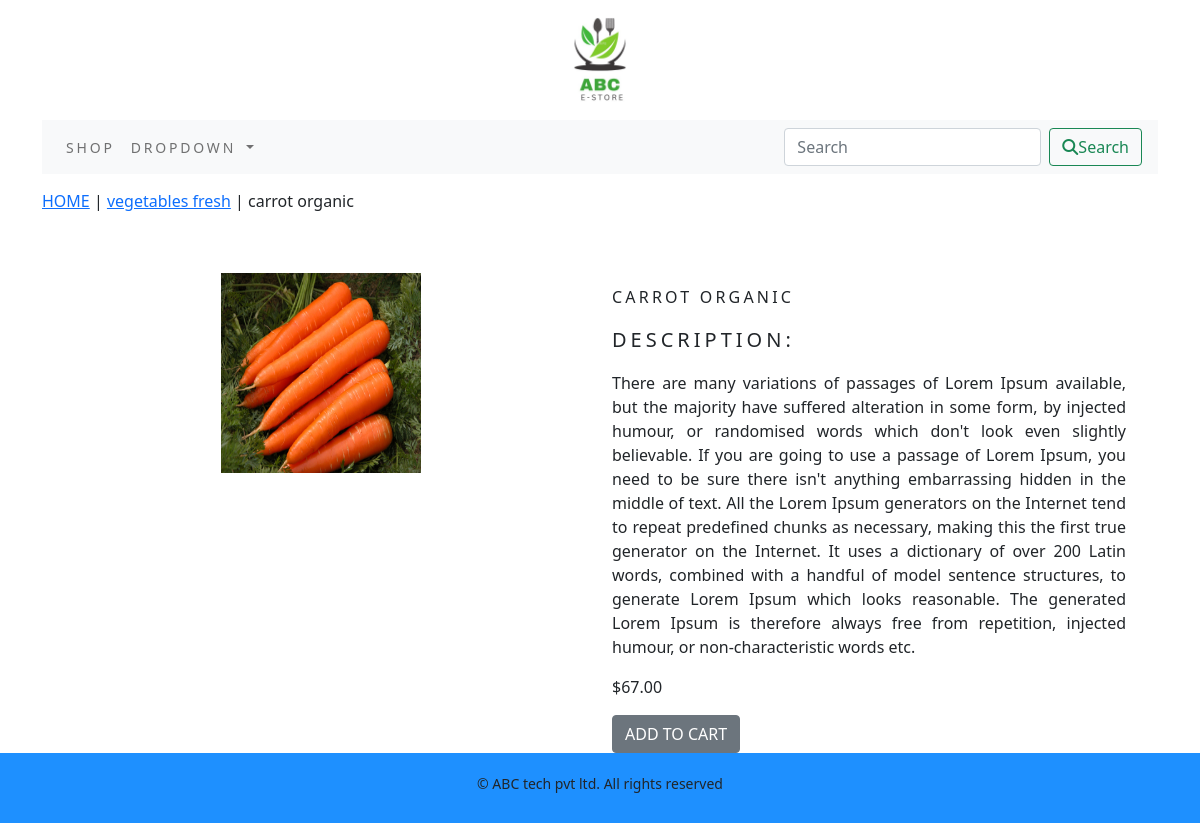
The page /shop/vegetables-fresh/carrot-organic/ on the database its author committed.
### ecommerceapp/models.py (models this page shows, shortened)
class product(models.Model):
    name = models.CharField(max_length=250, unique=True)
    slug = models.SlugField(max_length=250, unique=True)
    description = models.TextField(blank=True)
    image = models.ImageField(upload_to='product')
    price = models.DecimalField(max_digits=10, decimal_places=2)
    stock = models.IntegerField()
    available = models.BooleanField(default=True)
    category = models.ForeignKey(category, on_delete=models.CASCADE)
    created = models.DateTimeField(auto_now_add=True)
    updated = models.DateTimeField(auto_now=True)
    class Meta:
        ordering = ('name',)
        verbose_name = 'product'
        verbose_name_plural = 'products'

class category(models.Model):
    name = models.CharField(max_length=250, unique=True)
    slug = models.SlugField(max_length=250, unique=True)
    description = models.TextField(blank=True)
    image = models.ImageField(upload_to='category')
    class Meta:
        ordering = ('name',)
        verbose_name = 'category'
        verbose_name_plural = 'categories'
    def get_url(self):
        return reverse("ecommerceapp:all_product_by_category",args=[self.slug])
    def __str__(self):
        return '{}'.format(self.name)

### ecommerceapp/views.py (the view)
# urls.py: path('<slug:c_slug>/<slug:product_slug>/', views.prodetail, name='procatdetail')
def prodetail(request,c_slug,product_slug):
    try:
        Product=product.objects.get(category__slug=c_slug,slug=product_slug)
    except Exception as e:
        raise e
    return render(request,'product.html', {'product':Product})

### cart/context_processors.py (called while the page is built)
def counter (request):
    item_count=0
    if 'admin' in request.path :
        return {}
    else:
        try:
            cart=Cart.objects.filter(cart_id=_cart_id(request))
            cart_items=Cartitem.objects.all().filter(cart=cart[:1])
            for cart_item in cart_items:
                item_count += cart_item.quantity
        except Cart.DoesNotExist:
            item_count=0
    return dict(item_count=item_count)

### cart/views.py (called while the page is built)
def _cart_id(request):
    cart=request.session.session_key
    if not cart:
        cart=request.session.create()
    return cart

### ecommerceapp/context_processors.py (called while the page is built)
def menu_links(request):
    links=category.objects.all
    return dict(links=links)

### templates/product.html (shortened to what this page needs)
{% extends 'base.html' %}
{% load static %}
{% block content %}
    <div class="row my_product_row">
        <div class="mx_auto">
            <p><a href="{% url 'ecommerceapp:allprodcat' %}">HOME</a> | <a href="{{ product.category.get_url }}">{{ product.category }}</a> | {{ product.name }}</p>
        </div>
    </div>
    <div class="container">
        <br>
        <div class="row">
            <div class="col-lg-6 text-center">
                <div style="min-width:18rem;">
                    <img class="my_product_image" src="{{ product.image.url }}" alt="{{ product.name }}">
                </div>
            </div>
            <div class="col-lg-6">
                <div>
                    <h1 class="product_title">{{ product.name }}</h1>
                    <p class="my_title">Description:</p>
                    <p class="text-justify my_prod_text">{{ product.description }}</p>
                    <p>${{ product.price }}</p>
                    {% if product.stock <= 0 %}
                        <p class="text-justify my_prod_text ">Out of stock</p>
                    {% else %}
                        <a class="btn btn-secondary" href="{% url 'cart:add_cart' product_id=product.id %}">ADD TO CART</a>
                    {% endif %}
                </div>
            </div>
        </div>
    </div>
{% endblock %}

### static/css/custom.css (style rules this page uses)
body { font-family: 'Noto Sans', sans-serif; }
.my_title { font-size: 20px; text-transform: uppercase; letter-spacing: .2em }
.my_product_row { padding-top:15px; padding-bottom:20px; }
.my_product_image { width:200px; height:200px; }
.product_title { font-size: 16px; text-transform: uppercase; letter-spacing:.2em; padding-top: 15px; padding-bottom:10px; }
.my_prod_text { padding-right:20px; }

### rows shown on the page
product: category "vegetables fresh", name "carrot organic", image (picture), name "CARROT ORGANIC", description "There are many variations of passages of Lorem Ipsum available, but the majority have suffered alteration in some form, by injected humour, or randomised words which don't look even slightly believable. If you are going to use a passage of Lorem Ipsum, you need to be sure there isn't anything embarrassing hidden in the middle of text. All the Lorem Ipsum generators on the Internet tend to repeat predefined chunks as necessary, making this the first true generator on the Internet. It uses a dictionary of over 200 Latin words, combined with a handful of model sentence structures, to generate Lorem Ipsum which looks reasonable. The generated Lorem Ipsum is therefore always free from…", price "67.00"
